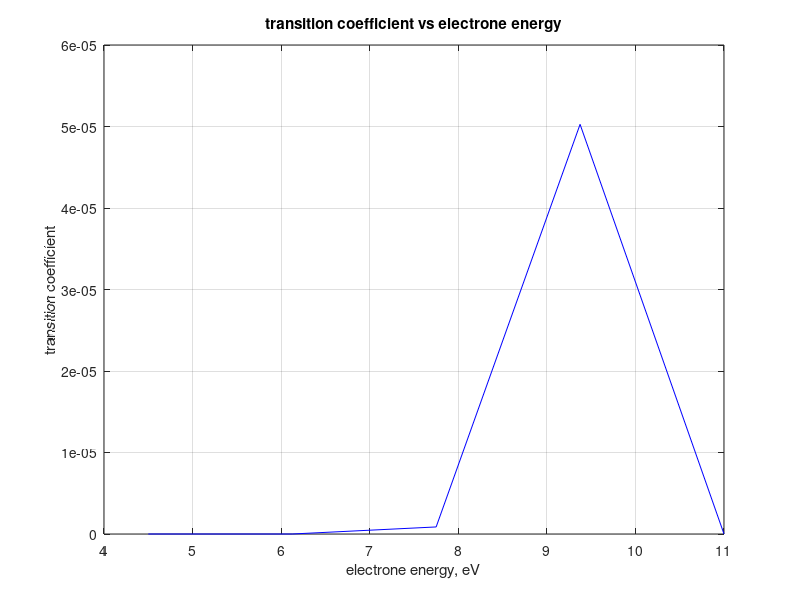

Write the MATLAB code that produced this figure.
function Trans_calc
  close all; clear all; clc;
  x_step = 0.283; %monolayer width
  x1 = input('first barrier start coordinate, ML: ');
  x2 = input('first barrier end coordinate, ML: ');
  x3 = input('second barrier start coordinate, ML: ');
  x4 = input('second barrier end coordinate, ML: ');
  U1 = input('barrier height, eV: ');
  U0 = input('Eg value, eV: ');
  U1 = U1 + U0;
  E_steps = input('Energy discretisation, steps: ');
  E = linspace(U0 * 0.9,U1 * 1.1,E_steps); %widening energies specter to U0 - 0.1*U0 .. U1+0.1*U1
  x1 = x1 * x_step;
  x2 = x2 * x_step;
  x3 = x3 * x_step;
  x4 = x4 * x_step;
  A5_vals = A5_calc(x1, x2, x3, x4, U0, U1, E);
  figure;
  plot(E,A5_vals, 'b');
  hold on;
  title('transition coefficient vs electrone energy');
  xlabel('electrone energy, eV');
  ylabel('transition coefficient');
  grid on;
  hold off;
  clear all;
end

function A5 = A5_calc(x1, x2, x3, x4, U0, U1, E)
%consts
  nm2m = 1e-9;
  m0 = 0.911e-30;
  hs = 1.046e-34;
  ev = 1.6e-19;
%parameters conversion
  x1 = x1 * nm2m;
  x2 = x2 * nm2m;
  x3 = x3 * nm2m;
  x4 = x4 * nm2m;
  U0 = ev * U0;
  U1 = ev * U1;
  E = ev * E;
%calculation
  k1 = sqrt(2 * m0 * (E - U0) / hs^2);
  k2 = sqrt(2 * m0 * (U1 - E) / hs^2);
  res = 2 .* k2 .* exp(k2 .* x4) ./ ((k1 - 1i .* k1) .* exp(1i .* k1 .* x4)) .* 2 .* k1;
  denom = (exp(k2 .* x3 + 1i .* k1 .* x2) .* (k2 + 1i .* k1).^2 - (exp(k2 .* (2 .* x4 - x3) + 1i .* k1 .* x2) - exp(k2 .* (2 .* x4 - x3) + 1i .* k1 .* (2 .* x3 - x2)) + exp(k2 .* x3 + 1i .* k1 .* (x3 - x2))) .* (k2 - 1i .* k1).^2 .* (k1 + k2)) ./ (4i .* k1 .* k2 .* exp(k2 .* x2 .* 1i .* k1 .* x3));
  denom = denom +((k2 + 1i * k1).^2 .* (k2 - 1i .* k1) .* (exp(k2 .* (x3 - x4) + 1i .* k1 .* x2) + exp(k2 .* (x4 - x3) + 1i .* k1 .* (2 .* x3 - x2)) - exp(k2 .* x3 - 1i .* k1 .* (2* x3 - x2))) - exp(k2 .* (x4 - x3) + 1i .* k1 .* x2) .* (k2 - 1i .* k1).^3 .* (k1 - k2)) ./ (4i .* k1 .* k2 .* exp(-k2 .* (x4 + x2) + 1i .* k1 .* x3) .* (k2 + 1i .* k1));
  res = res ./ denom;
  A5 = abs(res).^2;
end